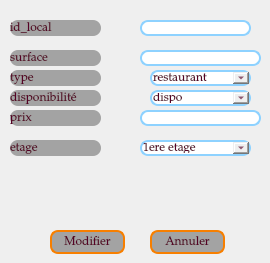
               <widget class="QWidget" name="tab_6">
                <attribute name="title">
                 <string>Mise a Jour</string>
                </attribute>
                <widget class="QPushButton" name="pushButton_annuler_2">
                 <property name="geometry">
                  <rect>
                   <x>150</x>
                   <y>230</y>
                   <width>75</width>
                   <height>24</height>
                  </rect>
                 </property>
                 <property name="styleSheet">
                  <string notr="true">background-color:#A3A3A3;
color: rgb(86, 1, 38);
padding: 1px;
border-style: solid;
border: 2px solid #f77f00;
border-radius: 8px;
font-size: 12px;
font-family: Palatino Linotype;</string>
                 </property>
                 <property name="text">
                  <string>Annuler</string>
                 </property>
                </widget>
                <widget class="QLineEdit" name="lineEdit_idU_2">
                 <property name="geometry">
                  <rect>
                   <x>140</x>
                   <y>20</y>
                   <width>111</width>
                   <height>16</height>
                  </rect>
                 </property>
                 <property name="styleSheet">
                  <string notr="true">
color: rgb(86, 1, 38);
padding: 1px;
border-style: solid;
border: 2px solid #8ed2ff;
border-radius: 8px;
font-size: 12px;
font-family: Palatino Linotype;</string>
                 </property>
                 <property name="text">
                  <string/>
                 </property>
                </widget>
                <widget class="QPushButton" name="pushButton_modifier_2">
                 <property name="geometry">
                  <rect>
                   <x>50</x>
                   <y>230</y>
                   <width>75</width>
                   <height>24</height>
                  </rect>
                 </property>
                 <property name="styleSheet">
                  <string notr="true">background-color:#A3A3A3;
color: rgb(86, 1, 38);
padding: 1px;
border-style: solid;
border: 2px solid #f77f00;
border-radius: 8px;
font-size: 12px;
font-family: Palatino Linotype;
</string>
                 </property>
                 <property name="text">
                  <string>Modifier</string>
                 </property>
                </widget>
                <widget class="QLabel" name="label_id_4">
                 <property name="geometry">
                  <rect>
                   <x>10</x>
                   <y>20</y>
                   <width>91</width>
                   <height>16</height>
                  </rect>
                 </property>
                 <property name="styleSheet">
                  <string notr="true">background-color:#A3A3A3;
color: rgb(86, 1, 38);
border-radius: 8px;
font-size: 12px;
font-family: Palatino Linotype;</string>
                 </property>
                 <property name="text">
                  <string>id_local</string>
                 </property>
                </widget>
                <widget class="QLabel" name="label_nom_4">
                 <property name="geometry">
                  <rect>
                   <x>10</x>
                   <y>50</y>
                   <width>91</width>
                   <height>16</height>
                  </rect>
                 </property>
                 <property name="styleSheet">
                  <string notr="true">background-color:#A3A3A3;
color: rgb(86, 1, 38);
border-radius: 8px;
font-size: 12px;
font-family: Palatino Linotype;</string>
                 </property>
                 <property name="text">
                  <string>surface</string>
                 </property>
                </widget>
                <widget class="QLabel" name="label_description_4">
                 <property name="geometry">
                  <rect>
                   <x>10</x>
                   <y>70</y>
                   <width>91</width>
                   <height>16</height>
                  </rect>
                 </property>
                 <property name="styleSheet">
                  <string notr="true">background-color:#A3A3A3;
color: rgb(86, 1, 38);
border-radius: 8px;
font-size: 12px;
font-family: Palatino Linotype;</string>
                 </property>
                 <property name="text">
                  <string>type</string>
                 </property>
                </widget>
                <widget class="QLabel" name="label_type_4">
                 <property name="geometry">
                  <rect>
                   <x>10</x>
                   <y>90</y>
                   <width>91</width>
                   <height>16</height>
                  </rect>
                 </property>
                 <property name="styleSheet">
                  <string notr="true">background-color:#A3A3A3;
color: rgb(86, 1, 38);
border-radius: 8px;
font-size: 12px;
font-family: Palatino Linotype;</string>
                 </property>
                 <property name="text">
                  <string>disponibilité</string>
                 </property>
                </widget>
                <widget class="QLabel" name="label_lieu_4">
                 <property name="geometry">
                  <rect>
                   <x>10</x>
                   <y>110</y>
                   <width>91</width>
                   <height>16</height>
                  </rect>
                 </property>
                 <property name="styleSheet">
                  <string notr="true">background-color:#A3A3A3;
color: rgb(86, 1, 38);
border-radius: 8px;
font-size: 12px;
font-family: Palatino Linotype;</string>
                 </property>
                 <property name="text">
                  <string>prix</string>
                 </property>
                </widget>
                <widget class="QLabel" name="label_date_2">
                 <property name="geometry">
                  <rect>
                   <x>10</x>
                   <y>140</y>
                   <width>91</width>
                   <height>16</height>
                  </rect>
                 </property>
                 <property name="styleSheet">
                  <string notr="true">background-color:#A3A3A3;
color: rgb(86, 1, 38);
border-radius: 8px;
font-size: 12px;
font-family: Palatino Linotype;</string>
                 </property>
                 <property name="text">
                  <string>etage</string>
                 </property>
                </widget>
                <widget class="QLineEdit" name="lineEdit_id_2">
                 <property name="geometry">
                  <rect>
                   <x>140</x>
                   <y>50</y>
                   <width>121</width>
                   <height>16</height>
                  </rect>
                 </property>
                 <property name="styleSheet">
                  <string notr="true">padding: 1px;
border-style: solid;
border: 2px solid #8ed2ff;
border-radius: 8px;
font-size: 12px;
font-family: Palatino Linotype;
color: rgb(86, 1, 38);</string>
                 </property>
                 <property name="text">
                  <string/>
                 </property>
                </widget>
                <widget class="QLineEdit" name="lineEdit_lieu_2">
                 <property name="geometry">
                  <rect>
                   <x>140</x>
                   <y>110</y>
                   <width>121</width>
                   <height>16</height>
                  </rect>
                 </property>
                 <property name="styleSheet">
                  <string notr="true">padding: 1px;
border-style: solid;
border: 2px solid  #8ed2ff;
border-radius: 8px;
font-size: 12px;
font-family: Palatino Linotype;
color: rgb(86, 1, 38);</string>
                 </property>
                 <property name="text">
                  <string/>
                 </property>
                </widget>
                <widget class="QComboBox" name="comboBox_4">
                 <property name="geometry">
                  <rect>
                   <x>150</x>
                   <y>70</y>
                   <width>101</width>
                   <height>16</height>
                  </rect>
                 </property>
                 <property name="styleSheet">
                  <string notr="true">padding: 1px;
border-style: solid;
border: 2px solid #8ed2ff;
border-radius: 8px;
font-size: 12px;
font-family: Palatino Linotype;
color: rgb(86, 1, 38);</string>
                 </property>
                 <item>
                  <property name="text">
                   <string>restaurant</string>
                  </property>
                 </item>
                 <item>
                  <property name="text">
                   <string>boutique</string>
                  </property>
                 </item>
                 <item>
                  <property name="text">
                   <string>magazin</string>
                  </property>
                 </item>
                </widget>
                <widget class="QComboBox" name="comboBox_5">
                 <property name="geometry">
                  <rect>
                   <x>140</x>
                   <y>140</y>
                   <width>111</width>
                   <height>16</height>
                  </rect>
                 </property>
                 <property name="styleSheet">
                  <string notr="true">padding: 1px;
border-style: solid;
border: 2px solid #8ed2ff;
border-radius: 8px;
font-size: 12px;
font-family: Palatino Linotype;
color: rgb(86, 1, 38);</string>
                 </property>
                 <item>
                  <property name="text">
                   <string>1ere etage</string>
                  </property>
                 </item>
                 <item>
                  <property name="text">
                   <string>2eme etage</string>
                  </property>
                 </item>
                 <item>
                  <property name="text">
                   <string>3eme etage</string>
                  </property>
                 </item>
                </widget>
                <widget class="QComboBox" name="comboBox_6">
                 <property name="geometry">
                  <rect>
                   <x>150</x>
                   <y>90</y>
                   <width>101</width>
                   <height>16</height>
                  </rect>
                 </property>
                 <property name="styleSheet">
                  <string notr="true">padding: 1px;
border-style: solid;
border: 2px solid #8ed2ff;
border-radius: 8px;
font-size: 12px;
font-family: Palatino Linotype;
color: rgb(86, 1, 38);</string>
                 </property>
                 <item>
                  <property name="text">
                   <string>dispo</string>
                  </property>
                 </item>
                 <item>
                  <property name="text">
                   <string>non</string>
                  </property>
                 </item>
                </widget>
               </widget>
